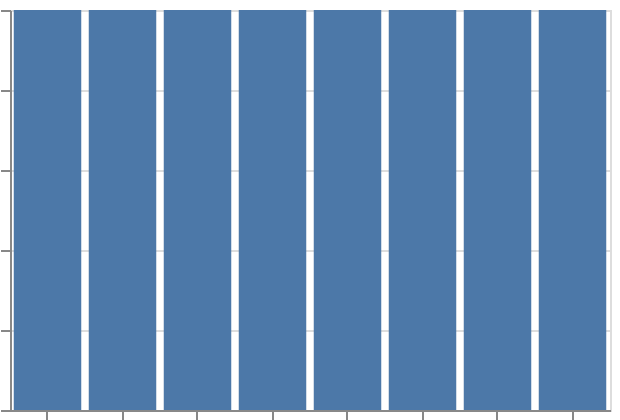

Specify this chart in Vega-Lite:
### Vega-Lite specification from a JSON file in a GitHub repository (floating-point values rounded to 4 significant figures)
{"$schema": "https://vega.github.io/schema/vega-lite/v6.json", "padding": 5, "autosize": "none", "width": 300, "height": 200, "data": {"name": "table", "values": [{"c": "A", "g": "p", "x": 1, "y": 2, "v": 5, "t": "2024-01-15", "o": {"v": 3}, "IMDB Rating": 6.1, "d": "x1"}, {"c": "B", "g": "q", "x": 2, "y": 4, "v": 9, "t": "2024-02-20", "o": {"v": 7}, "IMDB Rating": 7.4, "d": "x2"}, {"c": "A", "g": "q", "x": 3, "y": 3, "v": 2, "t": "2024-03-05", "o": {"v": 1}, "IMDB Rating": 5.2, "d": "x1"}, {"c": "C", "g": "p", "x": 4, "y": 6, "v": 7, "t": "2024-05-30", "o": {"v": 4}, "IMDB Rating": 8.8, "d": "x3"}, {"c": "B", "g": "p", "x": 5, "y": 5, "v": 4, "t": "2024-07-11", "o": {"v": 9}, "IMDB Rating": 6.9, "d": "x2"}, {"c": "C", "g": "q", "x": 6, "y": 8, "v": 6, "t": "2024-09-02", "o": {"v": 2}, "IMDB Rating": 7.7, "d": "x3"}, {"c": "A", "g": "p", "x": 7, "y": 7, "v": 8, "t": "2024-11-25", "o": {"v": 5}, "IMDB Rating": 4.4, "d": "x1"}, {"c": "B", "g": "q", "x": 8, "y": 9, "v": 3, "t": "2024-12-31", "o": {"v": 8}, "IMDB Rating": 9.1, "d": "x2"}]}, "mark": "bar", "encoding": {"x": {"field": "t", "type": "ordinal", "timeUnit": "yearmonthdate"}, "y": {"aggregate": "count", "type": "quantitative"}}}
